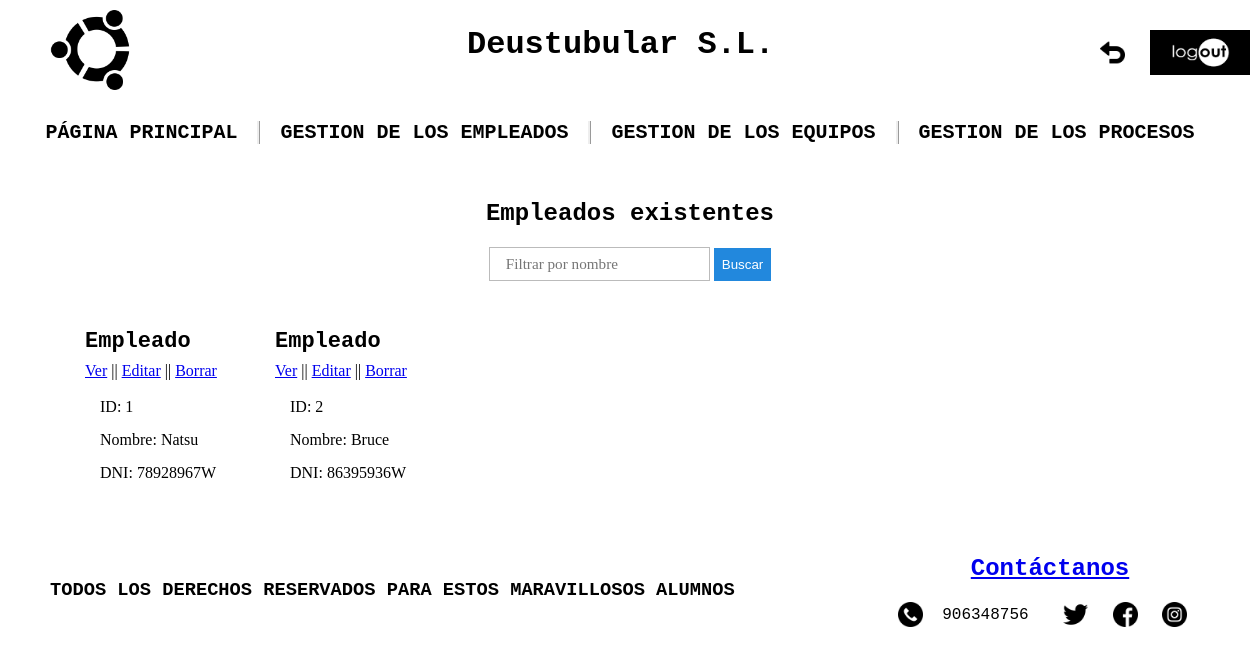
/appProduccion/empleados/, run on an earlier commit of the app's database.
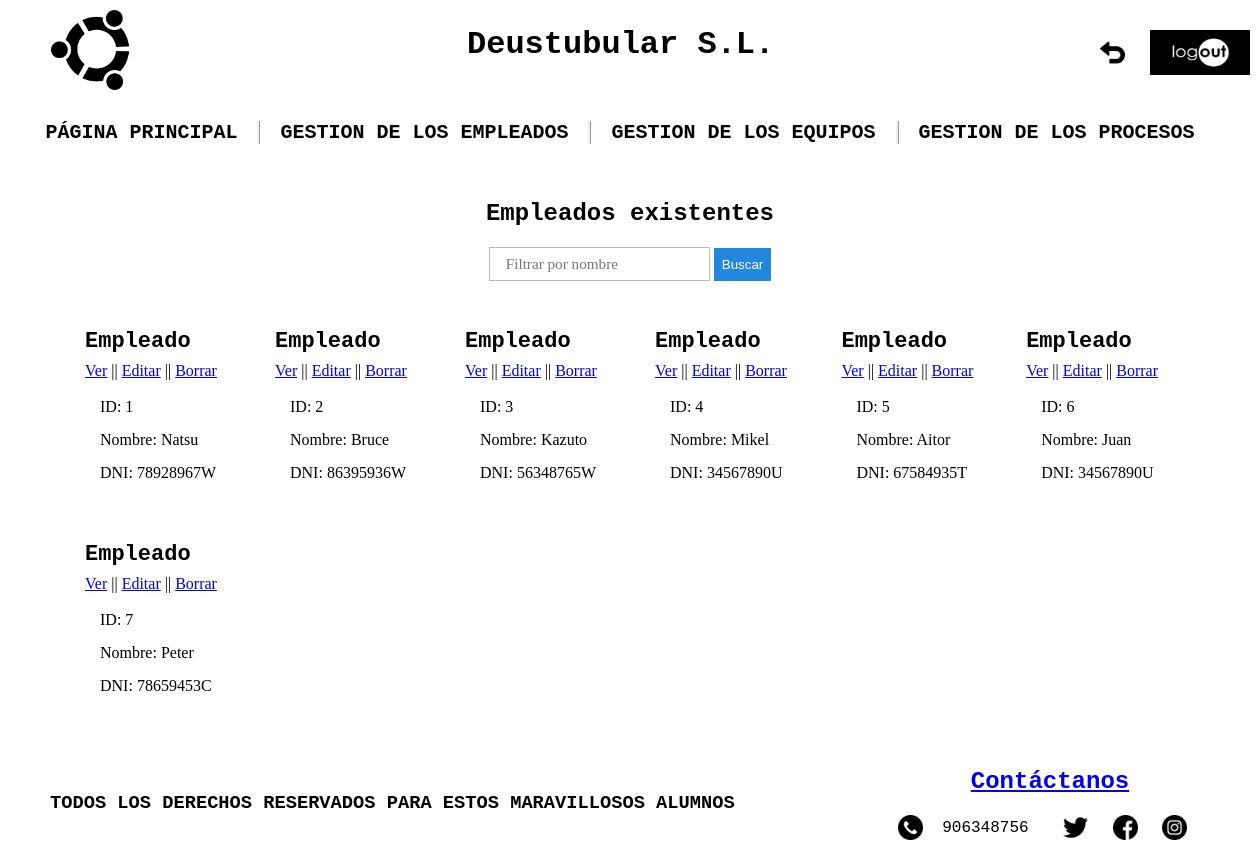
And on a later commit of the database.
### appProduccion/models.py (models this page shows, shortened)
class Empleado(models.Model):
    dni = models.CharField(max_length=20)
    """Por nombres compuestos"""
    nombre = models.CharField(max_length=100)
    """Dos apellidos"""
    apellidos = models.CharField(max_length=150)
    email = models.EmailField(max_length=100)
    """Valor defecto ejemplo"""
    telefono = models.IntegerField(default=666666666)
    direccion = models.CharField(max_length=150)
    fecha_nacimiento = models.DateField(default="01/01/1990")

### appProduccion/views.py (the view)
# urls.py: path('empleados/', views.EmpleadoListView.as_view(), name='empleado_list'),
class EmpleadoListView(ListView):
    model = Empleado
    template_name = 'empleado_list.html'
    queryset = Empleado.objects.order_by('id')
    def get_context_data(self, **kwargs):
        context = super(EmpleadoListView, self).get_context_data(**kwargs)
        context['titulo_pagina'] = 'Empleados existentes'
        return context

### appProduccion/templates/empleado_list.html (shortened to what this page needs)
{% extends "base.html" %}
{% load static %}
{% block contenido %}
<div class="centrar">
    <input id="fil" type="text" placeholder="Filtrar por nombre" name="nombre">
    <button id="busq">Buscar</button>
</div>
<div id="cont">
    <ul class="lista">
        {% for em in empleado_list %}
        <li>
            <p class="mar-inferior p-lista">Empleado</p>
            <div class="mar-inferior">
                <a href="{% url 'empleado_detail' em.id %}">Ver</a> ||
                <a href="{% url 'empleado_edit' em.id %}">Editar</a> ||
                <a href="{% url 'empleado_delete' em.id %}">Borrar</a>
            </div>
            <ul class="listas">
                <li>ID: {{ em.id }}</li><br>
                <li>Nombre: {{ em.nombre }}</li><br>
                <li>DNI: {{ em.dni }}</li>
            </ul>
            <br>
        </li>
        {% endfor %}
    </ul>
</div>
{% endblock %}

### appProduccion/templates/base.html (shortened to what this page needs)
{% load static %}
<!DOCTYPE html>
<html lang="en">
<head>
    <link rel="stylesheet" href="{% static 'css/style.css' %}">
</head>
<body>
    <header class="antifloat">
        <div class="header-izq">
            <a href="{% url 'principal' %}"><img id="Logo" src="{% static 'imagenes/logo.png' %}" alt="LOGO"></a>
        </div>
        <div class="header-der">
            <h1>Deustubular S.L.</h1>
            <a href="{% url 'principal' %}"><img id="Atras" src="{% static 'imagenes/atras.png' %}" alt="ATRÁS"></a>
            <a href="{% url 'logout' %}"><img id="Log_out" src="{% static 'imagenes/logout.png' %}" alt="LOGOUT"></a>
        </div>
    </header>
    <nav>
        <h2 id="PP"><a href="{% url 'principal' %}" class="enlaces_internos" style="text-decoration:none;">PÁGINA PRINCIPAL</a></h2>
        <h2 id="gestion_empleados">GESTION DE LOS EMPLEADOS
        </h2>
        <h2 id="gestion_equipos">GESTION DE LOS EQUIPOS
        </h2>
        <h2 id="gestion_procesos">GESTION DE LOS PROCESOS
        </h2>
    </nav>
    <main class="antifloat">
    <h2 class="centrar">{{ titulo_pagina }}</h2>
    {% block contenido %}
    {% endblock %}
    </main>
</body>
<footer>
    <div class="footer-izq">
        <h3 class="h3_footer">TODOS LOS DERECHOS RESERVADOS PARA ESTOS MARAVILLOSOS ALUMNOS</h3>
    </div>
    <div class="footer-der">
        <div id="Contactos">
            <a href="{%  url 'novedades_create' %}"><h2>Contáctanos</h2></a>
            <img id="Telefono" src="{% static 'imagenes/telefono.png' %}" alt="TELEFONO">
            <label for="Telefono">906348756</label>
            <a href="https://twitter.com/?lang=es"><img id="Twitter" src="{% static 'imagenes/twitter.png' %}" alt="TWITTER"></a>
            <a href="https://es-es.facebook.com/"><img class="Face_ins" src="{% static 'imagenes/facebook.png' %}" alt="FACEBOOK"></a>
            <a href="https://www.instagram.com/?hl=es"><img class="Face_ins" src="{% static 'imagenes/instagram.png' %}" alt="INSTAGRAM"></a>
        </div>
    </div>
</footer>
</html>

### appProduccion/static/css/style.css (style rules this page uses)
* { background-size: 100%; box-sizing: border-box; }
body { background-image: url(../imagenes/fondo.jpg); margin: 0 auto; width: 1200px; }
nav { display: flex; font-family: 'Courier New', Courier, monospace; justify-content: center; margin-bottom:20px; }
header { border-bottom: 4px solid white; font-family: 'Courier New', Courier, monospace; width: 1200px; }
h3 { font-family: 'Courier New', Courier, monospace; }
footer { border-top: 4px solid white; font-family: 'Courier New', Courier, monospace; width: 1200px; }
h2 { font-family: 'Courier New', Courier, monospace; }
main { width: 100%; }
#PP { border-right: ridge; font-size: 20px; padding-right: 20px; }
#gestion_empleados { border-right: ridge; font-size: 20px; padding-left: 20px; padding-right: 20px; }
#gestion_equipos { border-right: ridge; box-sizing: border-box; font-size: 20px; padding-left: 20px; padding-right: 20px; }
#gestion_procesos { font-size: 20px; padding-left: 20px; padding-right: 20px; }
#Twitter { height:25px; margin-left: 25px; margin-right: 15px; vertical-align: middle; width:25px; }
#Contactos { color: black; padding-bottom: 10px; text-align: center; }
#Telefono { height:25px; margin-right: 10px; vertical-align: middle; width:25px; }
#Atras { height: 25px; margin-right: 10px; width:25px; position: absolute; left: 1100px; top:40px; cursor: pointer; }
#Log_out { height:45px; width:100px; position: absolute; left: 1150px; top:30px; cursor: pointer; }
#Logo { height:80px; width:80px; }
#fil { background: #fff; border-color: #bbb; box-sizing: border-box; border-width: 1px; border-style: solid; color: #555; font-family: inherit; font-size: 0.95em; height: 20px; outline: 0; padding: 16px; }
#busq { background: #28d; border-color: transparent; color: #fff; cursor: pointer; height: 33px; }
.h3_footer { font-family: 'Courier New', Courier, monospace; padding-top: 30px; }
.footer-izq { float: left; padding-left: 20px; width: 70% }
.footer-der { float: right; padding: 5px; width: 30% }
.centrar { text-align: center; }
.header-izq { float: left; padding: 10px 0px 5px 20px; width: 36% }
.header-der { float: right; padding: 5px; width: 64% }
.mar-inferior { margin-bottom: 8px; }
.listas { margin:0; padding:0; }
ul.lista li { display: inline-block; padding: 10px 20px 5px 15px; }
.p-lista { font-family: 'Courier New', Courier, monospace; font-weight: bold; font-size: 22px; }
.enlaces_internos { color:black; }
.antifloat { clear: both; content: ""; display: table; }
.Face_ins { height:25px; margin-right: 15px; vertical-align: middle; width:25px; }

What changed in the data, as far as the page shows it:
added Empleado: id "3", nombre "Kazuto", dni "56348765W"
added Empleado: id "4", nombre "Mikel", dni "34567890U"
added Empleado: id "5", nombre "Aitor", dni "67584935T"
added Empleado: id "6", nombre "Juan", dni "34567890U"
added Empleado: id "7", nombre "Peter", dni "78659453C"
